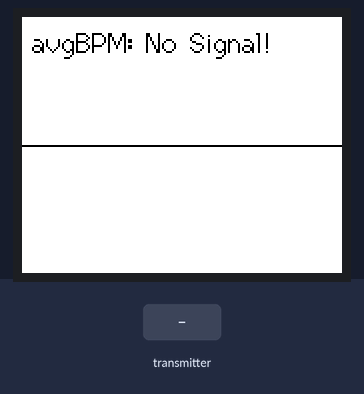
Recording of a sketch running on a simulated ESP32. Parts: 160×128 colour display. Inputs (shaded band) come from the test bench. What the sketch prints to the serial monitor is not drawn.

Above: at 1.3 s.
1.4 s: the transmitter starts sending PS_Value = 0
At 1.69 s:
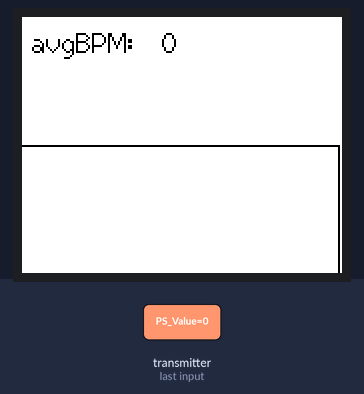
4.4 s: the transmitter starts sending avgBPM = 25
At 4.69 s:
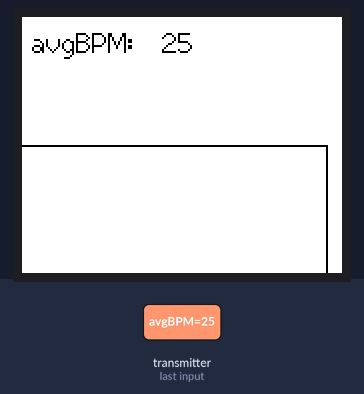
6.4 s: the transmitter starts sending PS_Value = 1024
At 6.69 s:
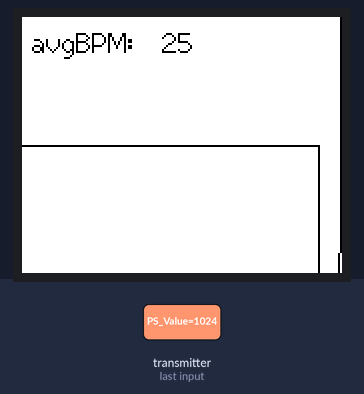
8.4 s: the transmitter starts sending avgBPM = 0
At 8.69 s:
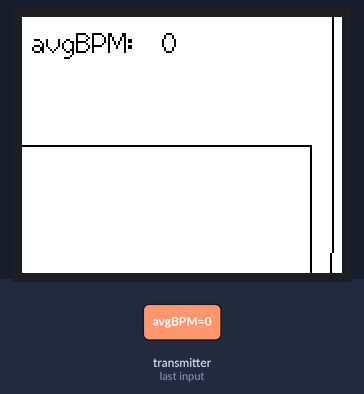
Timing chart, 0 to 11.4 s (numbered marks = the images above; inputs shaded):
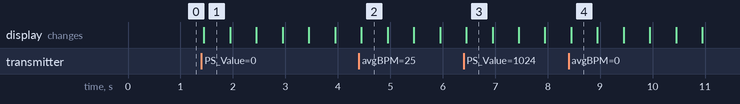

Measured:
- after the input at 1.4 s, the display: changes after 0.05 s (image 1)
- what the display in image 1 shows lasts 0.5 s, from 1.4 s to 1.9 s

The sketch:

Receiver-Unit.ino
```cpp
/* Receiver-Unit */
#include <Arduino.h>
#include <WiFi.h>
#include <esp_now.h>
#include <TFT_eSPI.h>
#include <SPI.h>
TFT_eSPI tft = TFT_eSPI();

typedef struct message
{
  int PS_Value;     			// S(t)
  double avgBPM;    			// BPM_mean
};
struct message DataPkg;

int PS_Value;
double avgBPM;

const int displayLength = 160;          // Length of Display in Pixel
const int displayHeight = 128;          // Height of Display in Pixel
int graph[displayLength];               // Storage for Plotting S(t)

void onDataReceiver(const uint8_t * mac, const uint8_t *incomingData, int len) // Do this {...}, when receiving DataPkg
{
 memcpy(&DataPkg, incomingData, sizeof(DataPkg));

 PS_Value=( DataPkg.PS_Value);      // Assign the Elements of the pakage to the variables
 avgBPM=(DataPkg.avgBPM);

for(int i=0;i<displayLength-1;i++){                       // "Push the Data through the Array"
   graph[i]=graph[i+1];                                   // First element gets value from second, second from third, ...
}                                                         // Until second last element,
graph[displayLength-1]=map(PS_Value,500,650,128,0);       // because last one gets the value mapped from DataPkg / S(t)

tft.fillScreen(TFT_WHITE);                                // Reset screen to white
tft.drawString("avgBPM:", 5, 5, 2);                       // Draw BPM_mean string on display
tft.drawNumber(avgBPM, 70, 5, 2);                         // Draw BPM_mean value on display

for(int i=0;i<displayLength-1;i++){                       // Draw black line from one coordinate to another
   tft.drawLine(i,graph[i],i+1,graph[i+1], TFT_BLACK);    // Coordinates are the single S(t)-Values, which are mapped to
  }                                                       // the pixelrange of the Display and stored in graph[i]
}

void setup() {
Serial.begin(115200);
WiFi.mode(WIFI_STA);
// Get Mac Add
Serial.print("Mac Address: ");
Serial.print(WiFi.macAddress());
Serial.println("\nESP-Now Receiver");

if (esp_now_init() != 0) {                                // Initializing ESP-NOW
  Serial.println("Problem during ESP-NOW init");
  return;
  }

tft.setTextColor(TFT_BLACK, TFT_WHITE);
tft.init();
tft.setRotation(1);
tft.fillScreen(TFT_WHITE);

for(int i=0;i<displayLength;i++){                        // Initialize graph[i] as straight line in the middle of the display
   graph[i]=64;
  }

for(int i=0;i<displayLength;i++){                        // Draw line
   tft.drawPixel(i,graph[i], TFT_BLACK);
  }
tft.drawString("avgBPM: No Signal!", 5, 5, 2);
esp_now_register_recv_cb(onDataReceiver);
}

void loop() {
}
```
